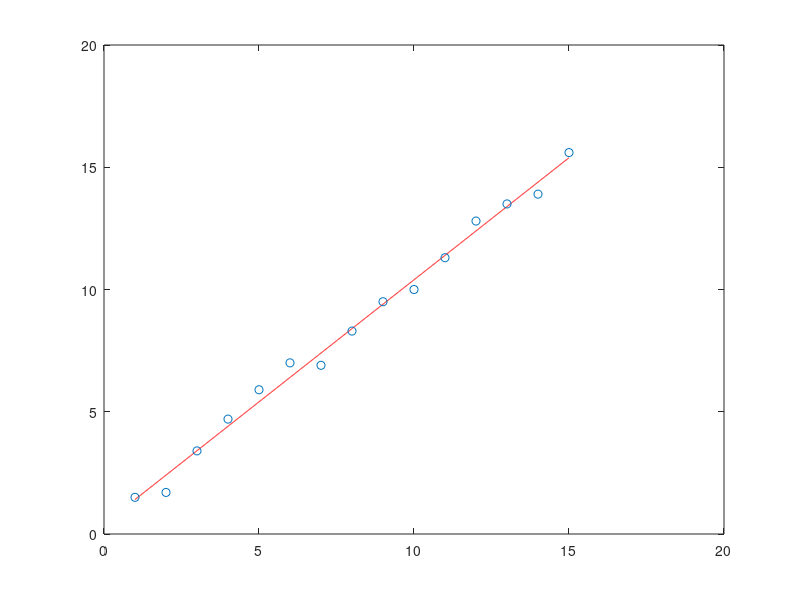
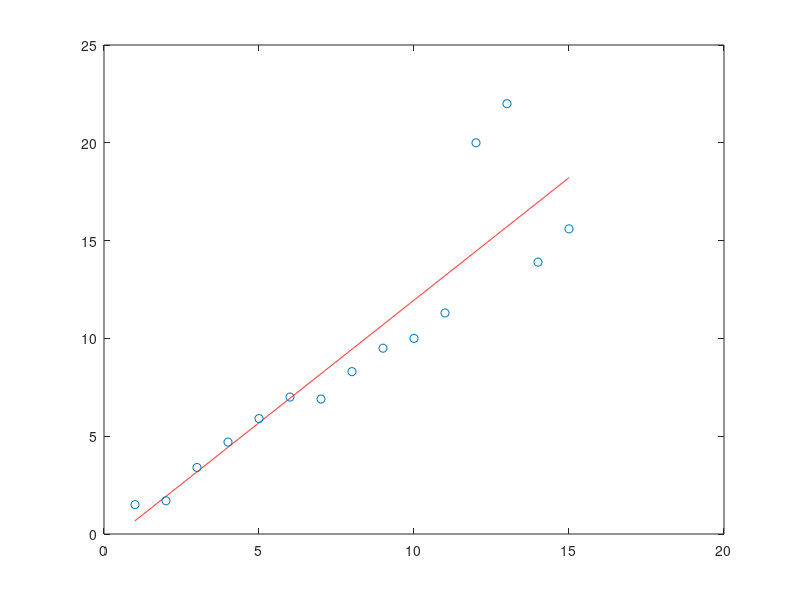
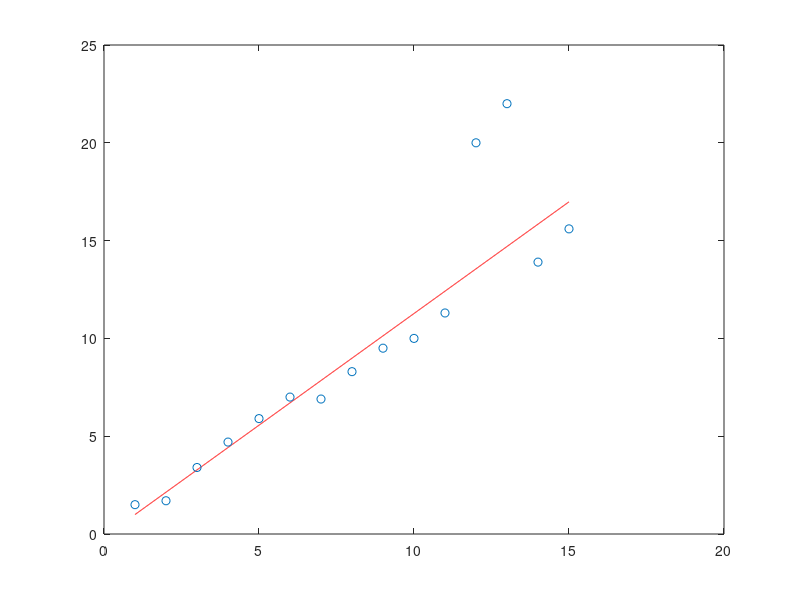

These charts were generated, in order, by the following MATLAB code:
%% Regressione - Exe 19/03/2019

%% Simulazione e stima modello autogressivo
%% y_(t)=b*y_(t-1)+z_(t)+z_(t-1)

T=1000; % numero instanti di tempo da simulare
beta=0.8; % modulo < 1
sigma_zeta=0.5; 

% Simulazione -> ciclo for
for h=1:100 % ho deciso di fare cento simulazioni
    disp(h)
    % due vettori inizializzati a 0
    y=zeros(T,1); % contiene la y
    z=zeros(T,1); % contiene la parte stocastica
    
    for t=2:T % simulo la traiettoria (intero vettore y(t)) dell'equazione ricorsiva
        z(t)=normrnd(0,sigma_zeta,1,1); % attenzione ai due 1: scalare necessario
        y(t)=beta*y(t-1)+z(t)+z(t-1); % equazione del modello autoregressivo
    end
    
    x=y(1:end-1);
    y=y(2:end);
    
    % CLS
    X=x;
    beta_hat(h)=inv(X'*X)+X'*y; % minimi quadrati
    
    % GLS - minimi quadrati generalizzati
    V=speye(T-1)*sigma_zeta^2*2; % matrice varianza p.12
                                 % speye: matrice sparsa con in memoria
                                 % solo la diagonale
                                 % *2 poiche ho la somma dei due termini
    for i=1:T-2
        V(i,i+1)=sigma_zeta^2; % uguale alla covarianza, in questo caso (p.9) essa
                               % è uguale alla varianza
        V(i+1,i)=sigma_zeta^2;
    end
    
    V_inv=V\speye(size(V));
    
    beta_hat_GLS=inv(X'*V_inv*X)*X'*V_inv
        
end

% NOTE:  plot(y) per vedere il grafico dei miei dati
%        histogram
%        imagesc(V) vedere la matrice
%        plot(x,y,'*') plotto i vettori

%        slide 8-9 fondamentali

% Regressione pesata
x=[1 2 3 4 5 6 7 8 9 10 11 12 13 14 15]';
y=[1.5 1.7 3.4 4.7 5.9 7 6.9 8.3 9.5 10 11.3 12.8 13.5 13.9 15.6]';
X=[ones(length(x),1) x];
beta = inv(X'*X)*X'*y;

xx=1:0.01:15;
yy=xx*beta(2)+beta(1);
figure
plot(xx,yy,'r');
hold on
plot(x,y,'o');

% Perturbazione
x=[1 2 3 4 5 6 7 8 9 10 11 12 13 14 15]';
y=[1.5 1.7 3.4 4.7 5.9 7 6.9 8.3 9.5 10 11.3 20 22 13.9 15.6]';
X=[ones(length(x),1) x];
beta = inv(X'*X)*X'*y;

xx=1:0.01:15;
yy=xx*beta(2)+beta(1);
figure
plot(xx,yy,'r');
hold on
plot(x,y,'o');

% Minimi quadrati ponderati

D=diag([1 1 1 1 1 1 1 1 1 1 1 2 2 1 1]);
beta2 = inv(X'*inv(D)*X)*X'*inv(D)*y;
yy=xx*beta2(2)+beta2(1);
figure
plot(xx,yy,'r');
hold on
plot(x,y,'o');
